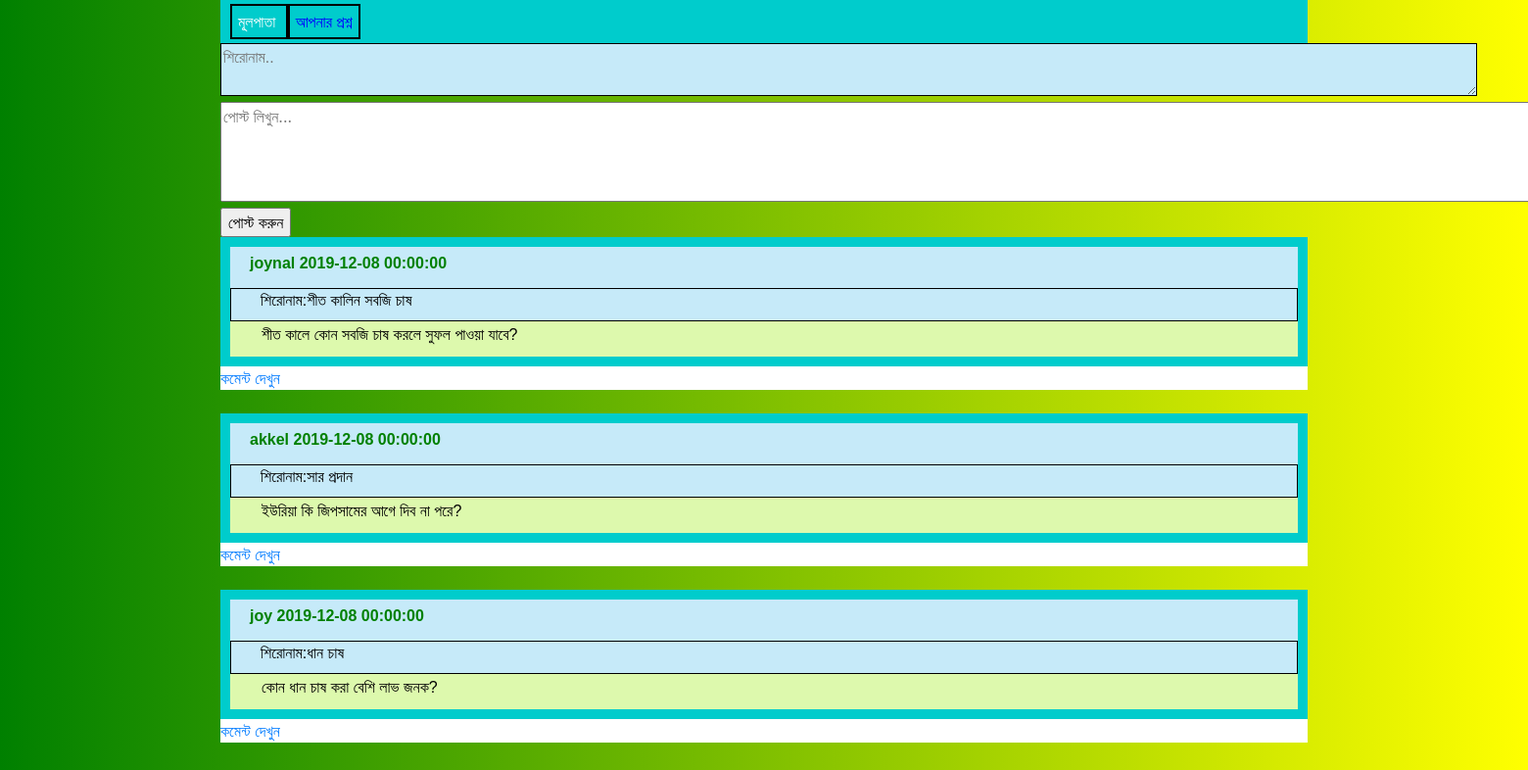
/forum.php, run on the app's committed database.
### tables this page shows
CREATE TABLE `post` (
  `title` varchar(50) DEFAULT NULL,
  `image` blob DEFAULT NULL,
  `details` varchar(500) NOT NULL,
  `date` datetime DEFAULT NULL,
  `usersphone_num` varchar(30) DEFAULT NULL,
  `farm_specialistphone_num` varchar(30) DEFAULT NULL,
  `Likes` int(10) DEFAULT NULL,
  `Post_id` int(10) NOT NULL,
  `Adminphone_num` varchar(50) DEFAULT NULL,
  `usersid` int(10) DEFAULT NULL,
  `farm_specialistid` int(10) DEFAULT NULL,
  `Adminid` int(10) DEFAULT NULL
);

CREATE TABLE `users` (
  `name` varchar(50) NOT NULL,
  `phone_num` varchar(30) NOT NULL,
  `password` varchar(50) NOT NULL,
  `email` varchar(50) DEFAULT NULL,
  `district` varchar(30) NOT NULL,
  `subdistrict` varchar(30) NOT NULL,
  `village` varchar(30) DEFAULT NULL,
  `id` int(10) NOT NULL,
  `post` int(11) NOT NULL
);

### forum.php (the view, shortened to what this page needs)
<!DOCTYPE html>
<html lang="en">
<head>
  <link rel="stylesheet" href="https://maxcdn.bootstrapcdn.com/bootstrap/4.3.1/css/bootstrap.min.css">
</head>
<body class = container>
<div id="nav">
  <span>
    <a href="index.php" ><font color="white">মূ্লপাতা</font></a>
  </span>
  <span>
    <a href="myforum.php" ><font color="blue">আপনার প্রশ্ন</font></a>
  </span>
  </div>
  <div>
    <div id="response">
      <textarea name="title" id="title" cols="136" rows="2" placeholder="শিরোনাম.."></textarea><br>
    </div>
    <div id="response">
      <textarea name="postbody" id="postbody" cols="150" rows="4" placeholder="পোস্ট লিখুন..."></textarea><br>
      <input type="button" name="submitp" id="submitp" value="পোস্ট করুন" onclick="callajax()"><br>
    </div>
  </div>
<div id="showpost">
  <?php
  $servername = "localhost";
  $user = "root";
  $pass = "";
  $dbname = "krishaak";
  try {
    $conn = new PDO("mysql:host=$servername;dbname=$dbname", $user, $pass);
    $conn->setAttribute(PDO::ATTR_ERRMODE, PDO::ERRMODE_EXCEPTION);
    $conn->exec("set names utf8");
    $query = "SELECT * FROM post AS ps JOIN users AS us ON us.phone_num = ps.usersphone_num ORDER BY ps.Post_id DESC";
    $statement = $conn->query($query);
    foreach ($statement as $row) {
      echo '<div class = bg-info p-2 id = postdiv>
          <div id = "name"><label class = "label">' . $row["name"] .'       '.$row['date']. '<label></div>
          <div id = "title"><label class = "labelt">শিরোনাম:' . $row["title"] . '<label></div>
          <div id = "post"><label class = "labeld">' . $row["details"] . '<label></div>
          </div>
          ';?>
        <div id = "comment"><a href="comment.php?id=<?php echo $row['Post_id']; ?>">কমেন্ট দেখুন</a></div>
        <br>
        <?php
    }
  } catch (PDOException $ex) {
    echo $e->getMessage();
  }
  ?>
</div>
</body>
</html>

### forum.php (style rules this page uses)
#postdiv { border:10px solid #00cccc; }
#nav { display: block; background: #00cccc; padding: 10px; }
body { background-image: linear-gradient(to right, green , yellow); }
span { display:inline block; background:#00cccc; border:2px solid black; padding:6px; }
#name { display: ; border: 5px solid #C6EAF9; background: #C6EAF9; font-family: Arial, Helvetica, sans-serif; font-size: 16px; }
#title { display: ; border: 1px solid black; background: #C6EAF9; font-family: Arial, Helvetica, sans-serif; font-size: 16px; }
#post { display: ; border: 2px solid #DDF9AD; background: #DDF9AD; font-family: Arial, Helvetica, sans-serif; font-size: 16px; }
#comment { background:white; }
.label { position: relative; left: 15px; color: Green; font-weight: bold; }
.labelt { position: relative; left: 30px; color: BLACK; }
.labeld { position: relative; left: 30px; color: black; }

### data on the page
post: users.name "joynal", date "2019-12-08 00:00:00", title "শীত কালিন সবজি চাষ", details "শীত কালে কোন সবজি চাষ করলে সুফল পাওয়া যাবে?"
post: users.name "akkel", date "2019-12-08 00:00:00", title "সার প্রদান", details "ইউরিয়া কি জিপসামের আগে দিব না পরে?"
post: users.name "joy", date "2019-12-08 00:00:00", title "ধান চাষ", details "কোন ধান চাষ করা বেশি লাভ জনক?"
